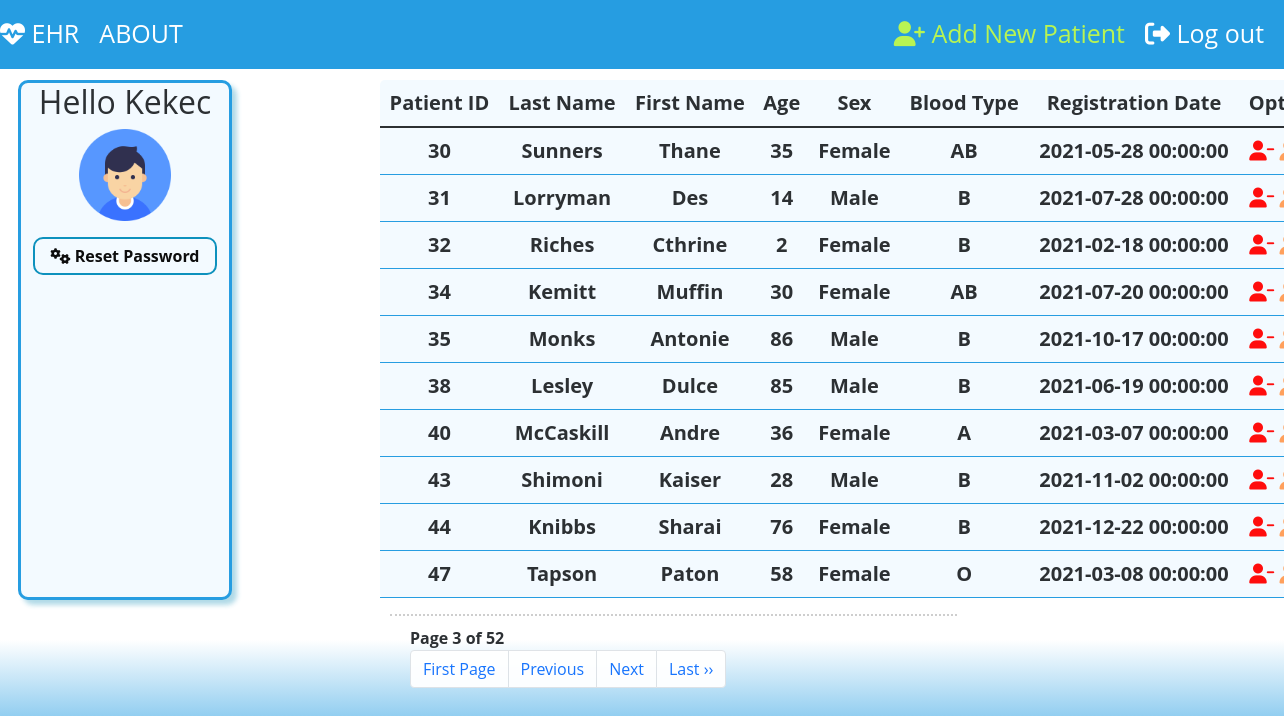
The page /Main.php?page_no=3 (signed in) on the database its author committed.
### tables this page shows
CREATE TABLE `patients` (
  `patientID` int(11) NOT NULL,
  `lastName` varchar(255) DEFAULT NULL,
  `firstName` varchar(255) DEFAULT NULL,
  `age` int(11) DEFAULT NULL,
  `sex` varchar(255) DEFAULT NULL,
  `bloodType` varchar(255) DEFAULT NULL,
  `registrationDate` datetime DEFAULT NULL,
  `bloodPressure` varchar(255) DEFAULT NULL,
  `image` longblob DEFAULT NULL,
  `id` int(11) DEFAULT NULL
);

### Main.php (the view, shortened to what this page needs)
<!DOCTYPE html>
<html>
<head>
    <link href="https://cdn.jsdelivr.net/npm/bootstrap@5.1.3/dist/css/bootstrap.min.css" rel="stylesheet">
</head>
<body style="background-color:#fbfbff">
<nav>
  <ul class="nav-bar">
	  <li class="nav-bar_item"><a class="logo" href="Main.php"><i class="fas fa-heartbeat"></i> EHR</a></li>
	  <li class="nav-bar_item"><a class="logo" href="about.php">about</a></li>
  </ul>
	<ul class="nav-bar">
		<li class="nav-bar_item"><a href="create.php" style="color:#B5F44A"><i class="fas fa-user-plus" style="color:#B5F44A"></i> Add New Patient</a></li>
		<li class="nav-bar_item"><a href="logout.php"><i class="fas fa-sign-out-alt"></i> Log out</a></li>
	</ul>
</nav>
<div class="row">
<div class="col-2" style="background-color:#f3faff; height:520px; margin-left:30px; margin-top: 80px; margin-right:10px; border-style:solid; border-color:#1b98e0; box-shadow: 5px 5px 5px lightblue; border-radius:10px;position:fixed;">
  <h2 style="text-align: center;"> Hello <?php echo $_SESSION["username"];?> </h2>
  <p><img src="user_1.png" class="imgcenter"/></p>
  <button class="button button2"><b><a class ="card1" href="resetPassword.php"><i class="fas fa-cogs"></i> Reset Password</a></b></button><br>
</div>
<?php
  require_once "config.php";
  if (isset($_GET['page_no']) && $_GET['page_no']!="")
  {
    $page_no = $_GET['page_no'];
  }
  else
  {
    $page_no = 1;
  }
  $total_records_per_page = 10;
  $offset = ($page_no-1) * $total_records_per_page;
  $previous_page = $page_no - 1;
  $next_page = $page_no + 1;
  $result_count = mysqli_query(
    $link,
    "SELECT COUNT(*) As total_records FROM `patients` WHERE {$_SESSION['id']} = id"
    );
    $total_records = mysqli_fetch_array($result_count);
    $total_records = $total_records['total_records'];
    $total_no_of_pages = ceil($total_records / $total_records_per_page);
  $sql = "SELECT * FROM patients WHERE {$_SESSION['id']} = id  LIMIT $offset, $total_records_per_page";
  if($result = mysqli_query($link,$sql))
  {
    if(mysqli_num_rows($result) >= 0)
    {
      echo "<br>";
      echo "<div id='table'class='col-9' style='max-width: 85%'; 'overflow-y = auto';>";
      echo '<table class = "table rounded-3 text-center table-responsive table-rounded  table-hover" style="background-color: #f3faff; margin-top: 80px; border-color:#1b98e0; font-size: 20px; font-weight: bold; margin-left: 380px;">';
        echo '<thead>';
            echo '<tr>';
            echo '<th>Patient ID</th>';
            echo '<th>Last Name</th>';
            echo '<th>First Name</th>';
            echo '<th>Age</th>';
            echo '<th>Sex</th>';
            echo '<th>Blood Type</th>';
            echo '<th>Registration Date</th>';
            echo '<th>Options</th>';
          echo '</tr>';
          echo '</thead>';
          echo '<tbody>';
          echo '</div>';
            while($row = mysqli_fetch_array($result))
            {
              echo '<tr class="table-row" data-href="read.php?patientID='. $row['patientID'] .'" style="text-align: center; vertical-align: middle;">';
                echo '<td>' . $row['patientID'] . '</td>';
                echo '<td>' . $row['lastName'] . '</td>';
                echo '<td>' . $row['firstName'] . '</td>';
                echo '<td>' . $row['age'] . '</td>';
                echo '<td>' . $row['sex'] . '</td>';
                echo '<td>' . $row['bloodType'] . '</td>';
                echo '<td>' . $row['registrationDate'] . '</td>';
                echo '<td><a href="delete.php?patientID='. $row['patientID'].'"><i class="fas fa-user-minus" title="Delete patient record" style="color:red"></i></a> <a href="update.php?patientID='. $row['patientID'] .'"><i class="fas fa-user-edit" title=" Update patient record"style="color:#FF9B54"></i></a> <a href="read.php?patientID='. $row['patientID'] .'"><i class=" fas fa-solid fa-book-medical" title="Read patient record"></i></a></td>';
              echo '</tr>';
            }
    }
  }
?>
<div style='padding: 10px 20px 0px; border-top: dotted 2px #CCC; margin-left:390px; max-width:74%;'>
    <strong>Page <?php echo $page_no." of ".$total_no_of_pages; ?></strong>
<ul class="pagination">
<?php if($page_no > 1){
echo "<li class='page-item'><a class='page-link' href='?page_no=1'>First Page</a></li>";
} ?>
<li class='page-item' <?php if($page_no <= 1){ echo "class='disabled'"; } ?>>
<a class='page-link'<?php if($page_no > 1){
echo "href='?page_no=$previous_page'";
} ?>>Previous</a>
</li>
<li class='page-item'<?php if($page_no >= $total_no_of_pages){
echo "class='disabled'";
} ?>>
<a class='page-link'<?php if($page_no < $total_no_of_pages) {
echo "href='?page_no=$next_page'";
} ?>>Next</a>
</li>
<?php if($page_no < $total_no_of_pages){
echo "<li class='page-item'><a class='page-link' href='?page_no=$total_no_of_pages'>Last &rsaquo;&rsaquo;</a></li>";
} ?>
</ul>
</div>
</body>
</html>

### rows shown on the page
patients: patientID "30", lastName "Sunners", firstName "Thane", age "35", sex "Female", bloodType "AB", registrationDate "2021-05-28 00:00:00"
patients: patientID "31", lastName "Lorryman", firstName "Des", age "14", sex "Male", bloodType "B", registrationDate "2021-07-28 00:00:00"
patients: patientID "32", lastName "Riches", firstName "Cthrine", age "2", sex "Female", bloodType "B", registrationDate "2021-02-18 00:00:00"
patients: patientID "34", lastName "Kemitt", firstName "Muffin", age "30", sex "Female", bloodType "AB", registrationDate "2021-07-20 00:00:00"
patients: patientID "35", lastName "Monks", firstName "Antonie", age "86", sex "Male", bloodType "B", registrationDate "2021-10-17 00:00:00"
patients: patientID "38", lastName "Lesley", firstName "Dulce", age "85", sex "Male", bloodType "B", registrationDate "2021-06-19 00:00:00"
patients: patientID "40", lastName "McCaskill", firstName "Andre", age "36", sex "Female", bloodType "A", registrationDate "2021-03-07 00:00:00"
patients: patientID "43", lastName "Shimoni", firstName "Kaiser", age "28", sex "Male", bloodType "B", registrationDate "2021-11-02 00:00:00"
patients: patientID "44", lastName "Knibbs", firstName "Sharai", age "76", sex "Female", bloodType "B", registrationDate "2021-12-22 00:00:00"
patients: patientID "47", lastName "Tapson", firstName "Paton", age "58", sex "Female", bloodType "O", registrationDate "2021-03-08 00:00:00"

### other values the page prints
$_SESSION["username"] "Kekec"
$page_no "3"
$total_no_of_pages "52"
